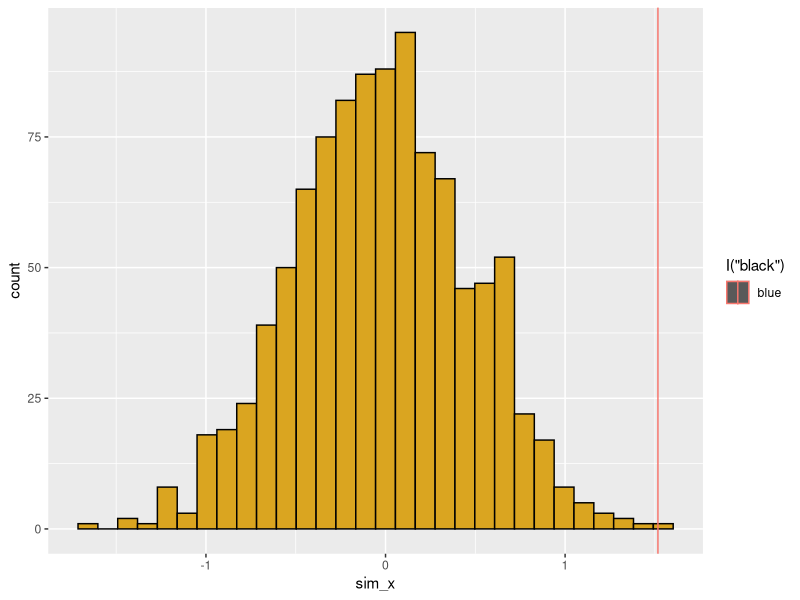

Source code (R):
# -----------------------------------------------------
# Randomization test
# 02 Apr 2020
# SEK
# -----------------------------------------------------
#


# statistical p is probability of obtaining the observed results (or something more extreme) if the null hypothesis were true p(data| H0)

# null hypothesis is hypothesis of "no effect" 
# variation is caused by measured error or other unspecified (and less important) sources of variation

# two advantages of randomization tests
# relaxes assumptions of standarad parametric tests (normality, balanced sample sizes, common variance)
# gives a more intuitive understanding of statistical probabilty

# Steps in a randomization test ----------------------------------

# 1. define a metric X as a single number to represent pattern (2 groups= difference between means?)

#2. Calculate X(obs) the metric for the empirical (= observed) data that we start with

#3. Randomize or reshuffle the data. Randomize in a way that would uncouple the association between observed data and their assignment to treatment groups. Ideally, the randomiation only affects the pattern of treatment effects in the data. Other aspects of the data (such as sample sizes) are preserved in the randomization. Simulate the null hypothesis!

#4. For this single randomization, calculate X(sim). If null hypothesis is true, X(obs) is similar to X(sim). IF null hypothesis is false X(obs) is very different from X(sim).

#5. Repeat steps 3 and 4 many times (typically n=1000). This will let us visualize as a histogrm the distribution of X(sim); distribution of X values when the null hypothesis is true.

#6. Estimate the tail probability of the observed metric (or something more extreme) given the null distribution (p(X(obs)|H0).

# Preliminaries ----------------------------------
library(ggplot2)
library(TeachingDemos)

#only need one of these options

set.seed(100)
char2seed("espresso withdrawal")
char2seed("espresso withdrawal", set=FALSE)

Sys.time()
as.numeric(Sys.time())
my_seed<- as.numeric(Sys.time())
set.seed(my_seed)

# create treatment groups
trt_group<- c(rep("Control", 4), rep("Treatment", 5))
print(trt_group)

# create response variable
z<- c(runif(4) +1, runif(5) +10 )
print(z)

#combine into df
df<- data.frame(trt= trt_group, res= z)
print(df)

# look at means in 2 groups
obs<- tapply(df$res, df$trt, mean) # tapply(which variable to work on?, grouping variable?, function to apply?)

# create a simulated data set

# set up a new data frame
df_sim<- df
df_sim$res<- sample(df_sim$res) #shuffle 
print(df_sim)

# look at means in two groups of randomized data
sim<- tapply(df_sim$res, df_sim$trt, mean)
print(sim)

# build functions ----------------------------------

########################################################
# FUNCTION read_data
# description: read in (or generate) data set for analysis
# inputs: file name (or nothing like this demo)
# outputs: 3 column data frame of observed data (ID, x, y)
# -----------------------------------------------------
read_data <- function(z= NULL) {

if(is.null(z)) {
  x_obs<- 1:20
  y_obs<- x_obs +10*rnorm(20)
  df<- data.frame(ID=seq_along(x_obs),
                  x_obs,
                  y_obs)}
  # df<- read.table(file=z,
  #                header= TRUE,
  #              stringsAsFactors = FALSE)
return(df)

}  # end of read_data
########################################################
#read_data()

########################################################
# FUNCTION get_metric
# description: calculate metric for randomization test
# inputs: 2-col data frame for regression
# outputs: regression slope
# -----------------------------------------------------
get_metric <- function(z=NULL) {
    if(is.null(z)){
      x_obs<- 1:20
      y_obs<- x_obs + 10*rnorm(20)
      z<- data.frame(ID=seq_along(x_obs),
                     x_obs,
                     y_obs) }

.<- lm(z[,3]~z[,2])
. <- summary(.)
. <- .$coefficients[2,1]
slope<- .
return(slope)

}  # end of get_metric
########################################################
#get_metric()

########################################################
# FUNCTION shuffle_data
# description: randomize data for regression analysis
# inputs: 3 col data frame (ID, xvar, yvar)
# outputs: 3 col data frame (ID, xvar, yvar)
# -----------------------------------------------------
shuffle_data <- function(z= NULL) {
  if(is.null(z)){
    x_obs<- 1:20
    y_obs<- x_obs + 10*rnorm(20)
    z<- data.frame(ID=seq_along(x_obs),
                   x_obs,
                   y_obs) }

z[,3]<- sample(z[,3])
return(z)

}  # end of shuffle_data
########################################################
#shuffle_data()

########################################################
# FUNCTION get_pval
# description: calculate p value from simulation
# inputs: list of observed metric and vector of simulated metrics
# outputs: lower, upper til probabilty value
# -----------------------------------------------------
get_pval <- function(z=NULL) {
  if(is.null(z)){
   z<- list(rnorm(1), rnorm(1000))   }
  p_lower <- mean(z[[2]]<= z[[1]])
  p_upper <- mean(z[[2]]>=z[[1]])


return(c(pL=p_lower, pU=p_upper))

}  # end of get_pval
########################################################
# get_pval()

########################################################
# FUNCTION plot_ran_test
# description: create a ggplot of histogram of simulated values
# inputs: list of observed metric and vector simulated metric
# outputs: saved ggplot graph
# -----------------------------------------------------
plot_ran_test <- function(z= NULL) {

  if(is.null(z)) {
    z<- list(rnorm(1), rnorm(1000)) }
  df<- data.frame(ID= seq_along(z[[2]]), sim_x=z[[2]])
  p1<- ggplot(data=df, mapping=aes(x=sim_x))
  p1 + geom_histogram(mapping=aes(fill=I("goldenrod"),
                                  color=I("black"))) + geom_vline(aes(xintercept=z[[1]], col= "blue"))
  

}  # end of plot_ran_test
########################################################
#plot_ran_test()

# Running all code
n_sim<- 1000 # number of simulated data sets
x_sim <- rep(NA, n_sim) # set up empty vector for simulated slopes
df<- read_data() # get (fake) data
x_obs<- get_metric(df) # get slope of observed data

for (i in seq_len(n_sim)) {
  x_sim[i] <- get_metric(shuffle_data(df)) # run simluation
}
slopes<- list(x_obs, x_sim)
get_pval(slopes)
plot_ran_test(slopes)
# interpretation: observed slope is significantly larger than sim
